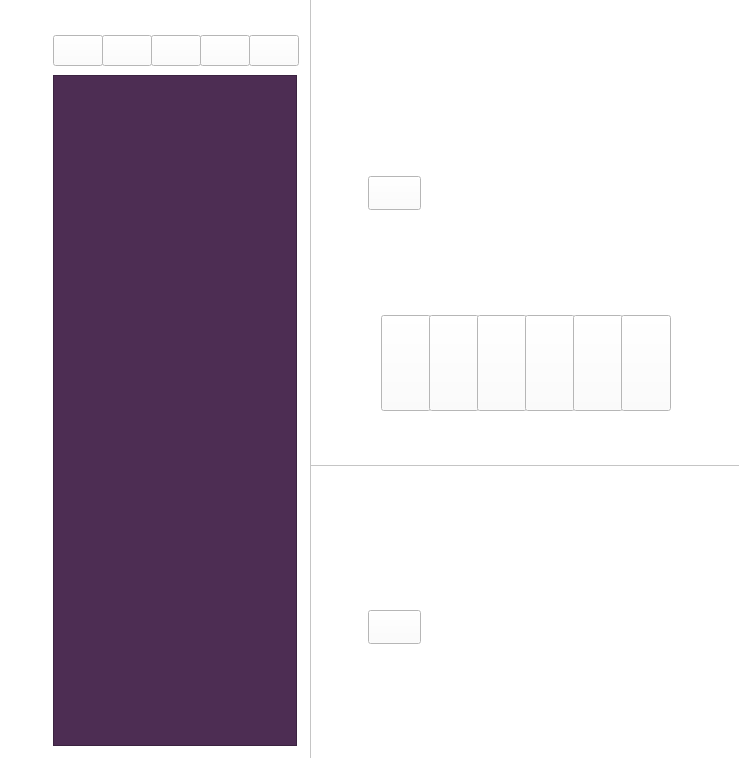
<?xml version="1.0" encoding="UTF-8"?>
<ui version="4.0">
 <class>MainWindow</class>
 <widget class="QMainWindow" name="MainWindow">
  <property name="geometry">
   <rect>
    <x>0</x>
    <y>0</y>
    <width>739</width>
    <height>758</height>
   </rect>
  </property>
  <property name="palette">
   <palette>
    <active>
     <colorrole role="WindowText">
      <brush brushstyle="SolidPattern">
       <color alpha="255">
        <red>0</red>
        <green>0</green>
        <blue>0</blue>
       </color>
      </brush>
     </colorrole>
     <colorrole role="Button">
      <brush brushstyle="SolidPattern">
       <color alpha="255">
        <red>255</red>
        <green>255</green>
        <blue>255</blue>
       </color>
      </brush>
     </colorrole>
     <colorrole role="Light">
      <brush brushstyle="SolidPattern">
       <color alpha="255">
        <red>255</red>
        <green>255</green>
        <blue>255</blue>
       </color>
      </brush>
     </colorrole>
     <colorrole role="Midlight">
      <brush brushstyle="SolidPattern">
       <color alpha="255">
        <red>255</red>
        <green>255</green>
        <blue>255</blue>
       </color>
      </brush>
     </colorrole>
     <colorrole role="Dark">
      <brush brushstyle="SolidPattern">
       <color alpha="255">
        <red>127</red>
        <green>127</green>
        <blue>127</blue>
       </color>
      </brush>
     </colorrole>
     <colorrole role="Mid">
      <brush brushstyle="SolidPattern">
       <color alpha="255">
        <red>170</red>
        <green>170</green>
        <blue>170</blue>
       </color>
      </brush>
     </colorrole>
     <colorrole role="Text">
      <brush brushstyle="SolidPattern">
       <color alpha="255">
        <red>0</red>
        <green>0</green>
        <blue>0</blue>
       </color>
      </brush>
     </colorrole>
     <colorrole role="BrightText">
      <brush brushstyle="SolidPattern">
       <color alpha="255">
        <red>255</red>
        <green>255</green>
        <blue>255</blue>
       </color>
      </brush>
     </colorrole>
     <colorrole role="ButtonText">
      <brush brushstyle="SolidPattern">
       <color alpha="255">
        <red>0</red>
        <green>0</green>
        <blue>0</blue>
       </color>
      </brush>
     </colorrole>
     <colorrole role="Base">
      <brush brushstyle="SolidPattern">
       <color alpha="255">
        <red>255</red>
        <green>255</green>
        <blue>255</blue>
       </color>
      </brush>
     </colorrole>
     <colorrole role="Window">
      <brush brushstyle="SolidPattern">
       <color alpha="255">
        <red>255</red>
        <green>255</green>
        <blue>255</blue>
       </color>
      </brush>
     </colorrole>
     <colorrole role="Shadow">
      <brush brushstyle="SolidPattern">
       <color alpha="255">
        <red>0</red>
        <green>0</green>
        <blue>0</blue>
       </color>
      </brush>
     </colorrole>
     <colorrole role="AlternateBase">
      <brush brushstyle="SolidPattern">
       <color alpha="255">
        <red>255</red>
        <green>255</green>
        <blue>255</blue>
       </color>
      </brush>
     </colorrole>
     <colorrole role="ToolTipBase">
      <brush brushstyle="SolidPattern">
       <color alpha="255">
        <red>255</red>
        <green>255</green>
        <blue>220</blue>
       </color>
      </brush>
     </colorrole>
     <colorrole role="ToolTipText">
      <brush brushstyle="SolidPattern">
       <color alpha="255">
        <red>0</red>
        <green>0</green>
        <blue>0</blue>
       </color>
      </brush>
     </colorrole>
     <colorrole role="PlaceholderText">
      <brush brushstyle="SolidPattern">
       <color alpha="127">
        <red>0</red>
        <green>0</green>
        <blue>0</blue>
       </color>
      </brush>
     </colorrole>
    </active>
    <inactive>
     <colorrole role="WindowText">
      <brush brushstyle="SolidPattern">
       <color alpha="255">
        <red>0</red>
        <green>0</green>
        <blue>0</blue>
       </color>
      </brush>
     </colorrole>
     <colorrole role="Button">
      <brush brushstyle="SolidPattern">
       <color alpha="255">
        <red>255</red>
        <green>255</green>
        <blue>255</blue>
       </color>
      </brush>
     </colorrole>
     <colorrole role="Light">
      <brush brushstyle="SolidPattern">
       <color alpha="255">
        <red>255</red>
        <green>255</green>
        <blue>255</blue>
       </color>
      </brush>
     </colorrole>
     <colorrole role="Midlight">
      <brush brushstyle="SolidPattern">
       <color alpha="255">
        <red>255</red>
        <green>255</green>
        <blue>255</blue>
       </color>
      </brush>
     </colorrole>
     <colorrole role="Dark">
      <brush brushstyle="SolidPattern">
       <color alpha="255">
        <red>127</red>
        <green>127</green>
        <blue>127</blue>
       </color>
      </brush>
     </colorrole>
     <colorrole role="Mid">
      <brush brushstyle="SolidPattern">
       <color alpha="255">
        <red>170</red>
        <green>170</green>
        <blue>170</blue>
       </color>
      </brush>
     </colorrole>
     <colorrole role="Text">
      <brush brushstyle="SolidPattern">
       <color alpha="255">
        <red>0</red>
        <green>0</green>
        <blue>0</blue>
       </color>
      </brush>
     </colorrole>
     <colorrole role="BrightText">
      <brush brushstyle="SolidPattern">
       <color alpha="255">
        <red>255</red>
        <green>255</green>
        <blue>255</blue>
       </color>
      </brush>
     </colorrole>
     <colorrole role="ButtonText">
      <brush brushstyle="SolidPattern">
       <color alpha="255">
        <red>0</red>
        <green>0</green>
        <blue>0</blue>
       </color>
      </brush>
     </colorrole>
     <colorrole role="Base">
      <brush brushstyle="SolidPattern">
       <color alpha="255">
        <red>255</red>
        <green>255</green>
        <blue>255</blue>
       </color>
      </brush>
     </colorrole>
     <colorrole role="Window">
      <brush brushstyle="SolidPattern">
       <color alpha="255">
        <red>255</red>
        <green>255</green>
        <blue>255</blue>
       </color>
      </brush>
     </colorrole>
     <colorrole role="Shadow">
      <brush brushstyle="SolidPattern">
       <color alpha="255">
        <red>0</red>
        <green>0</green>
        <blue>0</blue>
       </color>
      </brush>
     </colorrole>
     <colorrole role="AlternateBase">
      <brush brushstyle="SolidPattern">
       <color alpha="255">
        <red>255</red>
        <green>255</green>
        <blue>255</blue>
       </color>
      </brush>
     </colorrole>
     <colorrole role="ToolTipBase">
      <brush brushstyle="SolidPattern">
       <color alpha="255">
        <red>255</red>
        <green>255</green>
        <blue>220</blue>
       </color>
      </brush>
     </colorrole>
     <colorrole role="ToolTipText">
      <brush brushstyle="SolidPattern">
       <color alpha="255">
        <red>0</red>
        <green>0</green>
        <blue>0</blue>
       </color>
      </brush>
     </colorrole>
     <colorrole role="PlaceholderText">
      <brush brushstyle="SolidPattern">
       <color alpha="127">
        <red>0</red>
        <green>0</green>
        <blue>0</blue>
       </color>
      </brush>
     </colorrole>
    </inactive>
    <disabled>
     <colorrole role="WindowText">
      <brush brushstyle="SolidPattern">
       <color alpha="255">
        <red>127</red>
        <green>127</green>
        <blue>127</blue>
       </color>
      </brush>
     </colorrole>
     <colorrole role="Button">
      <brush brushstyle="SolidPattern">
       <color alpha="255">
        <red>255</red>
        <green>255</green>
        <blue>255</blue>
       </color>
      </brush>
     </colorrole>
     <colorrole role="Light">
      <brush brushstyle="SolidPattern">
       <color alpha="255">
        <red>255</red>
        <green>255</green>
        <blue>255</blue>
       </color>
      </brush>
     </colorrole>
     <colorrole role="Midlight">
      <brush brushstyle="SolidPattern">
       <color alpha="255">
        <red>255</red>
        <green>255</green>
        <blue>255</blue>
       </color>
      </brush>
     </colorrole>
     <colorrole role="Dark">
      <brush brushstyle="SolidPattern">
       <color alpha="255">
        <red>127</red>
        <green>127</green>
        <blue>127</blue>
       </color>
      </brush>
     </colorrole>
     <colorrole role="Mid">
      <brush brushstyle="SolidPattern">
       <color alpha="255">
        <red>170</red>
        <green>170</green>
        <blue>170</blue>
       </color>
      </brush>
     </colorrole>
     <colorrole role="Text">
      <brush brushstyle="SolidPattern">
       <color alpha="255">
        <red>127</red>
        <green>127</green>
        <blue>127</blue>
       </color>
      </brush>
     </colorrole>
     <colorrole role="BrightText">
      <brush brushstyle="SolidPattern">
       <color alpha="255">
        <red>255</red>
        <green>255</green>
        <blue>255</blue>
       </color>
      </brush>
     </colorrole>
     <colorrole role="ButtonText">
      <brush brushstyle="SolidPattern">
       <color alpha="255">
        <red>127</red>
        <green>127</green>
        <blue>127</blue>
       </color>
      </brush>
     </colorrole>
     <colorrole role="Base">
      <brush brushstyle="SolidPattern">
       <color alpha="255">
        <red>255</red>
        <green>255</green>
        <blue>255</blue>
       </color>
      </brush>
     </colorrole>
     <colorrole role="Window">
      <brush brushstyle="SolidPattern">
       <color alpha="255">
        <red>255</red>
        <green>255</green>
        <blue>255</blue>
       </color>
      </brush>
     </colorrole>
     <colorrole role="Shadow">
      <brush brushstyle="SolidPattern">
       <color alpha="255">
        <red>0</red>
        <green>0</green>
        <blue>0</blue>
       </color>
      </brush>
     </colorrole>
     <colorrole role="AlternateBase">
      <brush brushstyle="SolidPattern">
       <color alpha="255">
        <red>255</red>
        <green>255</green>
        <blue>255</blue>
       </color>
      </brush>
     </colorrole>
     <colorrole role="ToolTipBase">
      <brush brushstyle="SolidPattern">
       <color alpha="255">
        <red>255</red>
        <green>255</green>
        <blue>220</blue>
       </color>
      </brush>
     </colorrole>
     <colorrole role="ToolTipText">
      <brush brushstyle="SolidPattern">
       <color alpha="255">
        <red>0</red>
        <green>0</green>
        <blue>0</blue>
       </color>
      </brush>
     </colorrole>
     <colorrole role="PlaceholderText">
      <brush brushstyle="SolidPattern">
       <color alpha="127">
        <red>127</red>
        <green>127</green>
        <blue>127</blue>
       </color>
      </brush>
     </colorrole>
    </disabled>
   </palette>
  </property>
  <property name="windowTitle">
   <string>MainWindow</string>
  </property>
  <widget class="QWidget" name="centralwidget">
   <property name="autoFillBackground">
    <bool>false</bool>
   </property>
   <widget class="QGraphicsView" name="Player">
    <property name="geometry">
     <rect>
      <x>310</x>
      <y>-4</y>
      <width>432</width>
      <height>470</height>
     </rect>
    </property>
    <property name="sizeIncrement">
     <size>
      <width>0</width>
      <height>0</height>
     </size>
    </property>
    <property name="baseSize">
     <size>
      <width>0</width>
      <height>0</height>
     </size>
    </property>
    <property name="autoFillBackground">
     <bool>false</bool>
    </property>
    <property name="styleSheet">
     <string notr="true">border-image: url(:/images/Miniplayer.png);</string>
    </property>
   </widget>
   <widget class="QGraphicsView" name="P_Cassette">
    <property name="enabled">
     <bool>true</bool>
    </property>
    <property name="geometry">
     <rect>
      <x>310</x>
      <y>-4</y>
      <width>432</width>
      <height>470</height>
     </rect>
    </property>
    <property name="styleSheet">
     <string notr="true">border-image: url(:/images/Cassette.png);</string>
    </property>
   </widget>
   <widget class="QGraphicsView" name="P_C_Tape">
    <property name="enabled">
     <bool>true</bool>
    </property>
    <property name="geometry">
     <rect>
      <x>310</x>
      <y>-4</y>
      <width>432</width>
      <height>470</height>
     </rect>
    </property>
    <property name="styleSheet">
     <string notr="true">border-image: url(:/images/Cassette Tape.png);</string>
    </property>
   </widget>
   <widget class="QGraphicsView" name="P_C_Tape_Color">
    <property name="enabled">
     <bool>true</bool>
    </property>
    <property name="geometry">
     <rect>
      <x>400</x>
      <y>55</y>
      <width>256</width>
      <height>118</height>
     </rect>
    </property>
    <property name="palette">
     <palette>
      <active>
       <colorrole role="Base">
        <brush brushstyle="SolidPattern">
         <color alpha="255">
          <red>170</red>
          <green>0</green>
          <blue>0</blue>
         </color>
        </brush>
       </colorrole>
      </active>
      <inactive>
       <colorrole role="Base">
        <brush brushstyle="SolidPattern">
         <color alpha="255">
          <red>170</red>
          <green>0</green>
          <blue>0</blue>
         </color>
        </brush>
       </colorrole>
      </inactive>
      <disabled/>
     </palette>
    </property>
   </widget>
   <widget class="QGraphicsView" name="P_Minimize">
    <property name="geometry">
     <rect>
      <x>655</x>
      <y>80</y>
      <width>34</width>
      <height>29</height>
     </rect>
    </property>
    <property name="styleSheet">
     <string notr="true">border-image: url(:/images/Miniplayer -.png);</string>
    </property>
   </widget>
   <widget class="QGraphicsView" name="Background">
    <property name="geometry">
     <rect>
      <x>-16</x>
      <y>-7</y>
      <width>768</width>
      <height>768</height>
     </rect>
    </property>
    <property name="styleSheet">
     <string notr="true">background-image: url(:/images/Home Background.png);</string>
    </property>
   </widget>
   <widget class="QGraphicsView" name="P_C_Vibes">
    <property name="enabled">
     <bool>true</bool>
    </property>
    <property name="geometry">
     <rect>
      <x>310</x>
      <y>-4</y>
      <width>432</width>
      <height>470</height>
     </rect>
    </property>
    <property name="styleSheet">
     <string notr="true">border-image: url(:/images/Cassette Vibes.png);</string>
    </property>
   </widget>
   <widget class="QGraphicsView" name="Cassette">
    <property name="enabled">
     <bool>true</bool>
    </property>
    <property name="geometry">
     <rect>
      <x>310</x>
      <y>430</y>
      <width>432</width>
      <height>470</height>
     </rect>
    </property>
    <property name="styleSheet">
     <string notr="true">border-image: url(:/images/Cassette.png);</string>
    </property>
   </widget>
   <widget class="QGraphicsView" name="C_Vibes">
    <property name="enabled">
     <bool>true</bool>
    </property>
    <property name="geometry">
     <rect>
      <x>310</x>
      <y>430</y>
      <width>432</width>
      <height>470</height>
     </rect>
    </property>
    <property name="styleSheet">
     <string notr="true">border-image: url(:/images/Cassette Vibes.png);</string>
    </property>
   </widget>
   <widget class="QGraphicsView" name="C_Tape_Color">
    <property name="enabled">
     <bool>true</bool>
    </property>
    <property name="geometry">
     <rect>
      <x>400</x>
      <y>490</y>
      <width>256</width>
      <height>118</height>
     </rect>
    </property>
    <property name="palette">
     <palette>
      <active>
       <colorrole role="Base">
        <brush brushstyle="SolidPattern">
         <color alpha="255">
          <red>170</red>
          <green>0</green>
          <blue>0</blue>
         </color>
        </brush>
       </colorrole>
      </active>
      <inactive>
       <colorrole role="Base">
        <brush brushstyle="SolidPattern">
         <color alpha="255">
          <red>170</red>
          <green>0</green>
          <blue>0</blue>
         </color>
        </brush>
       </colorrole>
      </inactive>
      <disabled/>
     </palette>
    </property>
   </widget>
   <widget class="QGraphicsView" name="C_Tape">
    <property name="enabled">
     <bool>true</bool>
    </property>
    <property name="geometry">
     <rect>
      <x>310</x>
      <y>430</y>
      <width>432</width>
      <height>470</height>
     </rect>
    </property>
    <property name="styleSheet">
     <string notr="true">border-image: url(:/images/Cassette Tape.png);</string>
    </property>
   </widget>
   <widget class="QListWidget" name="Songlist">
    <property name="geometry">
     <rect>
      <x>53</x>
      <y>75</y>
      <width>244</width>
      <height>671</height>
     </rect>
    </property>
    <property name="styleSheet">
     <string notr="true">background-color: rgb(77, 45, 83);</string>
    </property>
    <property name="currentRow">
     <number>-1</number>
    </property>
    <property name="sortingEnabled">
     <bool>false</bool>
    </property>
   </widget>
   <widget class="QPushButton" name="P_C_Song">
    <property name="geometry">
     <rect>
      <x>368</x>
      <y>176</y>
      <width>53</width>
      <height>34</height>
     </rect>
    </property>
    <property name="styleSheet">
     <string notr="true">border-image: url(:/images/Button Song.png);</string>
    </property>
    <property name="text">
     <string/>
    </property>
   </widget>
   <widget class="QPushButton" name="C_Song">
    <property name="geometry">
     <rect>
      <x>368</x>
      <y>610</y>
      <width>53</width>
      <height>34</height>
     </rect>
    </property>
    <property name="styleSheet">
     <string notr="true">border-image: url(:/images/Button Song.png);</string>
    </property>
    <property name="text">
     <string/>
    </property>
   </widget>
   <widget class="QPushButton" name="B_Shuffle">
    <property name="geometry">
     <rect>
      <x>381</x>
      <y>315</y>
      <width>50</width>
      <height>96</height>
     </rect>
    </property>
    <property name="styleSheet">
     <string notr="true">border-image: url(:/images/Player Button 1.png);</string>
    </property>
    <property name="text">
     <string/>
    </property>
   </widget>
   <widget class="QPushButton" name="B_Back">
    <property name="geometry">
     <rect>
      <x>429</x>
      <y>315</y>
      <width>50</width>
      <height>96</height>
     </rect>
    </property>
    <property name="styleSheet">
     <string notr="true">border-image: url(:/images/Player Button 2.png);</string>
    </property>
    <property name="text">
     <string/>
    </property>
   </widget>
   <widget class="QPushButton" name="B_Play">
    <property name="geometry">
     <rect>
      <x>477</x>
      <y>315</y>
      <width>50</width>
      <height>96</height>
     </rect>
    </property>
    <property name="styleSheet">
     <string notr="true">border-image: url(:/images/Player Button 3.png);</string>
    </property>
    <property name="text">
     <string/>
    </property>
   </widget>
   <widget class="QPushButton" name="B_Pause">
    <property name="geometry">
     <rect>
      <x>525</x>
      <y>315</y>
      <width>50</width>
      <height>96</height>
     </rect>
    </property>
    <property name="styleSheet">
     <string notr="true">border-image: url(:/images/Player Button 4.png);</string>
    </property>
    <property name="text">
     <string/>
    </property>
   </widget>
   <widget class="QPushButton" name="B_Forwaard">
    <property name="geometry">
     <rect>
      <x>573</x>
      <y>315</y>
      <width>50</width>
      <height>96</height>
     </rect>
    </property>
    <property name="styleSheet">
     <string notr="true">border-image: url(:/images/Player Button 5.png);</string>
    </property>
    <property name="text">
     <string/>
    </property>
   </widget>
   <widget class="QPushButton" name="B_Restart">
    <property name="geometry">
     <rect>
      <x>621</x>
      <y>315</y>
      <width>50</width>
      <height>96</height>
     </rect>
    </property>
    <property name="styleSheet">
     <string notr="true">border-image: url(:/images/Player Button 6.png);</string>
    </property>
    <property name="text">
     <string/>
    </property>
   </widget>
   <widget class="QPushButton" name="M_Clear">
    <property name="geometry">
     <rect>
      <x>53</x>
      <y>35</y>
      <width>50</width>
      <height>31</height>
     </rect>
    </property>
    <property name="styleSheet">
     <string notr="true">border-image: url(:/images/Button Clear.png);</string>
    </property>
    <property name="text">
     <string/>
    </property>
   </widget>
   <widget class="QPushButton" name="M_Songs">
    <property name="geometry">
     <rect>
      <x>102</x>
      <y>35</y>
      <width>50</width>
      <height>31</height>
     </rect>
    </property>
    <property name="styleSheet">
     <string notr="true">border-image: url(:/images/Button Songs.png);</string>
    </property>
    <property name="text">
     <string/>
    </property>
   </widget>
   <widget class="QPushButton" name="M_Search">
    <property name="geometry">
     <rect>
      <x>151</x>
      <y>35</y>
      <width>50</width>
      <height>31</height>
     </rect>
    </property>
    <property name="styleSheet">
     <string notr="true">border-image: url(:/images/Button Search.png);</string>
    </property>
    <property name="text">
     <string/>
    </property>
   </widget>
   <widget class="QPushButton" name="M_Edit">
    <property name="geometry">
     <rect>
      <x>200</x>
      <y>35</y>
      <width>50</width>
      <height>31</height>
     </rect>
    </property>
    <property name="styleSheet">
     <string notr="true">border-image: url(:/images/Button Edit.png);</string>
    </property>
    <property name="text">
     <string/>
    </property>
   </widget>
   <widget class="QPushButton" name="M_Help">
    <property name="geometry">
     <rect>
      <x>249</x>
      <y>35</y>
      <width>50</width>
      <height>31</height>
     </rect>
    </property>
    <property name="styleSheet">
     <string notr="true">border-image: url(:/images/Button Help.png);</string>
    </property>
    <property name="text">
     <string/>
    </property>
   </widget>
   <zorder>Background</zorder>
   <zorder>C_Tape_Color</zorder>
   <zorder>Player</zorder>
   <zorder>P_C_Tape_Color</zorder>
   <zorder>P_Cassette</zorder>
   <zorder>P_C_Vibes</zorder>
   <zorder>Cassette</zorder>
   <zorder>C_Vibes</zorder>
   <zorder>C_Tape</zorder>
   <zorder>Songlist</zorder>
   <zorder>P_Minimize</zorder>
   <zorder>P_C_Tape</zorder>
   <zorder>B_Shuffle</zorder>
   <zorder>B_Back</zorder>
   <zorder>B_Play</zorder>
   <zorder>B_Pause</zorder>
   <zorder>B_Forwaard</zorder>
   <zorder>B_Restart</zorder>
   <zorder>M_Clear</zorder>
   <zorder>P_C_Song</zorder>
   <zorder>C_Song</zorder>
   <zorder>M_Songs</zorder>
   <zorder>M_Search</zorder>
   <zorder>M_Edit</zorder>
   <zorder>M_Help</zorder>
  </widget>
 </widget>
 <resources/>
 <connections/>
</ui>
